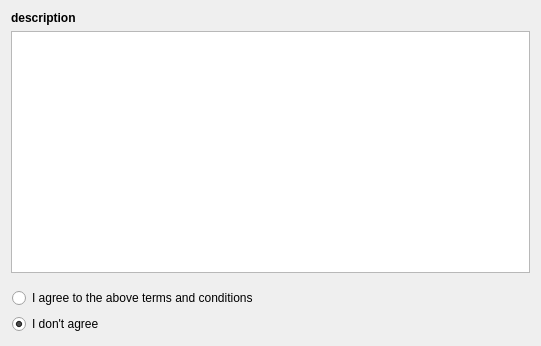
<?xml version="1.0" encoding="UTF-8"?>
<ui version="4.0">
 <class>LicensePage</class>
 <widget class="QWidget" name="LicensePage">
  <property name="geometry">
   <rect>
    <x>0</x>
    <y>0</y>
    <width>541</width>
    <height>346</height>
   </rect>
  </property>
  <layout class="QVBoxLayout" name="verticalLayout">
   <item>
    <widget class="QLabel" name="descriptionL">
     <property name="sizePolicy">
      <sizepolicy hsizetype="Expanding" vsizetype="Preferred">
       <horstretch>0</horstretch>
       <verstretch>0</verstretch>
      </sizepolicy>
     </property>
     <property name="font">
      <font>
       <weight>75</weight>
       <bold>true</bold>
      </font>
     </property>
     <property name="text">
      <string notr="true">description</string>
     </property>
     <property name="wordWrap">
      <bool>true</bool>
     </property>
     <property name="margin">
      <number>5</number>
     </property>
    </widget>
   </item>
   <item>
    <widget class="QWidget" name="widget_2" native="true">
     <property name="sizePolicy">
      <sizepolicy hsizetype="Expanding" vsizetype="Preferred">
       <horstretch>0</horstretch>
       <verstretch>0</verstretch>
      </sizepolicy>
     </property>
     <layout class="QVBoxLayout" name="verticalLayout_2">
      <property name="leftMargin">
       <number>0</number>
      </property>
      <property name="topMargin">
       <number>0</number>
      </property>
      <property name="rightMargin">
       <number>0</number>
      </property>
      <property name="bottomMargin">
       <number>1</number>
      </property>
      <item>
       <widget class="KTextBrowser" name="licenseTextB"/>
      </item>
      <item>
       <widget class="QWidget" name="widget" native="true">
        <property name="sizePolicy">
         <sizepolicy hsizetype="Expanding" vsizetype="Preferred">
          <horstretch>0</horstretch>
          <verstretch>0</verstretch>
         </sizepolicy>
        </property>
        <property name="minimumSize">
         <size>
          <width>56</width>
          <height>48</height>
         </size>
        </property>
        <layout class="QHBoxLayout" name="horizontalLayout">
         <property name="leftMargin">
          <number>1</number>
         </property>
         <property name="rightMargin">
          <number>1</number>
         </property>
         <property name="bottomMargin">
          <number>0</number>
         </property>
         <item>
          <layout class="QGridLayout" name="gridLayout_2">
           <item row="0" column="0">
            <widget class="QRadioButton" name="acceptedRB">
             <property name="sizePolicy">
              <sizepolicy hsizetype="Expanding" vsizetype="Preferred">
               <horstretch>0</horstretch>
               <verstretch>0</verstretch>
              </sizepolicy>
             </property>
             <property name="text">
              <string>I agree to the above terms and conditions</string>
             </property>
            </widget>
           </item>
           <item row="1" column="0">
            <widget class="QRadioButton" name="rejectedRB">
             <property name="sizePolicy">
              <sizepolicy hsizetype="Expanding" vsizetype="Preferred">
               <horstretch>0</horstretch>
               <verstretch>0</verstretch>
              </sizepolicy>
             </property>
             <property name="text">
              <string>I don't agree</string>
             </property>
             <property name="checked">
              <bool>true</bool>
             </property>
            </widget>
           </item>
          </layout>
         </item>
        </layout>
       </widget>
      </item>
     </layout>
    </widget>
   </item>
  </layout>
 </widget>
 <customwidgets>
  <customwidget>
   <class>KTextBrowser</class>
   <extends>QTextBrowser</extends>
   <header>ktextbrowser.h</header>
  </customwidget>
 </customwidgets>
 <resources/>
 <connections/>
</ui>
